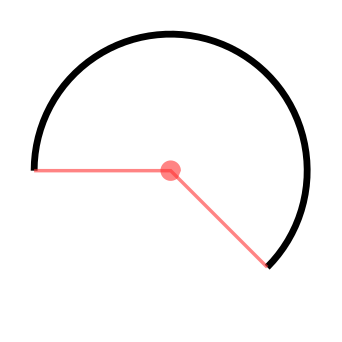

This figure's Python source:
#!/usr/bin/env python3
# -*- coding: utf-8 -*-

# Copyright (c) 2014 Jérémie DECOCK (http://www.jdhp.org)

# Permission is hereby granted, free of charge, to any person obtaining a copy
# of this software and associated documentation files (the "Software"), to deal
# in the Software without restriction, including without limitation the rights
# to use, copy, modify, merge, publish, distribute, sublicense, and/or sell
# copies of the Software, and to permit persons to whom the Software is
# furnished to do so, subject to the following conditions:

# The above copyright notice and this permission notice shall be included in
# all copies or substantial portions of the Software.
 
# THE SOFTWARE IS PROVIDED "AS IS", WITHOUT WARRANTY OF ANY KIND, EXPRESS OR
# IMPLIED, INCLUDING BUT NOT LIMITED TO THE WARRANTIES OF MERCHANTABILITY,
# FITNESS FOR A PARTICULAR PURPOSE AND NONINFRINGEMENT. IN NO EVENT SHALL THE
# AUTHORS OR COPYRIGHT HOLDERS BE LIABLE FOR ANY CLAIM, DAMAGES OR OTHER
# LIABILITY, WHETHER IN AN ACTION OF CONTRACT, TORT OR OTHERWISE, ARISING FROM,
# OUT OF OR IN CONNECTION WITH THE SOFTWARE OR THE USE OR OTHER DEALINGS IN
# THE SOFTWARE.


# SEE:
# - http://cairographics.org/samples/
# - http://cairographics.org/documentation/pycairo/3/reference/index.html
# - http://cairographics.org/pycairo/tutorial/
# - http://www.tortall.net/mu/wiki/CairoTutorial

import cairo
import math

WIDTH, HEIGHT = 256, 256

def main():
    """Main function"""

    # Image surfaces provide the ability to render to memory buffers either
    # allocated by cairo or by the calling code.
    # List of supported surfaces: http://www.cairographics.org/manual/cairo-surfaces.html
    surface = cairo.SVGSurface("arc_negative.svg", WIDTH, HEIGHT)

    # cairo.Context is the object that you send your drawing commands to.
    context = cairo.Context(surface)

    # Normalizing the canvas ([0,1],[0,1]) -> ([0,WIDTH],[0,HEIGHT])
    context.scale(WIDTH, HEIGHT)

    ### DRAW ###
     
    # context.set_source_rgb(0., 0., 0.)
    # context.set_source_rgba(0., 0., 0., 1.)
    #   Sets the source pattern within context to an opaque color. This opaque color
    #   will then be used for any subsequent drawing operation until a new source
    #   pattern is set.
    #   The color components are floating point numbers in the range 0 to 1. If
    #   the values passed in are outside that range, they will be clamped.
    #   The default source pattern is opaque black, (that is, it is equivalent to
    #   cairo_set_source_rgb(context, 0.0, 0.0, 0.0)).
    #   Using set_source_rgb(r, g, b) is equivalent to using
    #   set_source_rgba(r, g, b, 1.0), and it sets your source color to use
    #   full opacity. 
    #
    # context.stroke()
    #   The stroke() operation takes a virtual pen along the current path
    #   according to the current line width, line join, line cap, and dash
    #   settings. After cairo_stroke(), the current path will be cleared from
    #   the cairo context.
    #   See http://www.cairographics.org/manual/cairo-cairo-t.html#cairo-stroke
    #
    # context.fill()
    #   A drawing operator that fills the current path according to the current
    #   fill rule, (each sub-path is implicitly closed before being filled).
    #   After cairo_fill(), the current path will be cleared from the cairo
    #   context.
    #   See http://www.cairographics.org/manual/cairo-cairo-t.html#cairo-fill

    context.set_line_width(0.02)

    context.set_source_rgb(1, 1, 1)
    context.rectangle(0, 0, 1, 1)
    context.fill()

    # STROKE

    x_center = 0.5
    y_center = 0.5

    radius = 0.4

    angle1 = math.radians(45.)   # angles in radians
    angle2 = math.radians(180.)  # angles in radians

    context.set_source_rgb(0, 0, 0)
    context.arc_negative(x_center, y_center, radius, angle1, angle2)
    context.stroke()

    # DRAW HELPING LINES

    context.set_source_rgba(1, 0.2, 0.2, 0.6)

    context.arc(x_center, y_center, 0.03, angle1, 2. * math.pi)
    context.fill()

    context.set_line_width(0.01)

    context.arc(x_center, y_center, radius, angle1, angle1)
    context.line_to(x_center, y_center)

    context.arc(x_center, y_center, radius, angle2, angle2)
    context.line_to(x_center, y_center)

    context.stroke()

    ### WRITE THE SVG FILE ###

    surface.finish()

if __name__ == '__main__':
    main()
